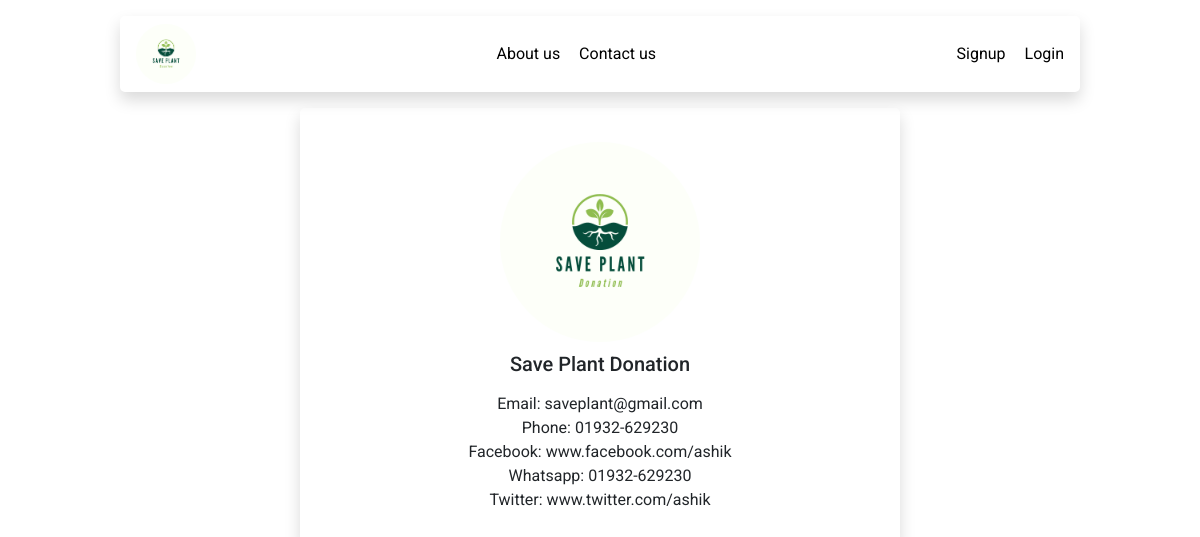
Page /contact-us on the committed database.
### my_app/models.py (models this page shows, shortened)
class Aboutus(models.Model):
    organization_name = models.CharField(max_length=200)
    email = models.EmailField()
    description = models.TextField(max_length=400)
    image = models.ImageField(default='save_plant_logo.png', upload_to='organization_images')
    class Meta:
        verbose_name_plural = 'About us'

class Contactus(models.Model):
    email = models.EmailField()
    phone = models.CharField(max_length=14, null=True)
    bkash_number = models.CharField(max_length=14, null=True)
    facebook = models.CharField(max_length=200, null=True)
    whatsapp = models.CharField(max_length=14, null=True)
    twitter = models.CharField(max_length=200, null=True)
    class Meta:
        verbose_name_plural = 'Contact us'

### my_app/views.py (the view)
# urls.py: path('contact-us', views.contact_us, name='contact_us'),
def contact_us(request):
    organization = Aboutus.objects.all().order_by('-id')[:1]
    contact = Contactus.objects.all().order_by('-id')[:1]
    return render(request, 'my_app/contact_us.html', {
        'organization': organization[0],
        'contact': contact[0]
    })

### my_app/templates/my_app/contact_us.html
{% extends 'my_app/base.html' %} {% load static %} {% block content %}
<div class="profile-user-details shadow p-4 mt-3" style="margin: 0 auto">
  <div class="profile-user-image d-flex justify-content-center">
    <div class="profile-user-image-container">
      <img src="{{organization.image.url}}" alt="" />
    </div>
  </div>
  <div class="profile-user-name d-flex align-items-center flex-column mb-2">
    <h5 style="margin-bottom: 0" class="mb-3">
      {{organization.organization_name}}
    </h5>
    {% if organization.email or contact.email %}
    <p>Email: {{organization.email}}</p>
    {% endif %} {% if contact.phone %}
    <p>Phone: {{contact.phone}}</p>
    {% endif %} {% if contact.facebook %}
    <p>Facebook: {{contact.facebook}}</p>
    {% endif %} {% if contact.whatsapp %}
    <p>Whatsapp: {{contact.whatsapp}}</p>
    {% endif %} {% if contact.twitter %}
    <p>Twitter: {{contact.twitter}}</p>
    {% endif %}
  </div>
</div>
{%endblock content %}

### my_app/static/my_app/css/index.css (style rules this page uses)
* { margin: 0; padding: 0; box-sizing: border-box; }
body { font-family: "Roboto", sans-serif; }
p { margin-bottom: 0; }
.profile-user-details, .profile-user-projects { width: 50%; }
.profile-user-details, .profile-user-projects { border-radius: 5px; }
.profile-user-image { padding: 10px; border-radius: 5px; }
.profile-user-image-container { width: 200px; height: 200px; overflow: hidden; border-radius: 100%; }
.profile-user-image-container img { width: 100%; height: 100%; object-fit: cover; }
.profile-user-details { position: sticky; top: 90px; }

### rows in the picture
Aboutus: image (picture), organization_name "Save Plant Donation", email "saveplant@gmail.com"
Contactus: phone "01932-629230", facebook "www.facebook.com/ashik", whatsapp "01932-629230", twitter "www.twitter.com/ashik"
